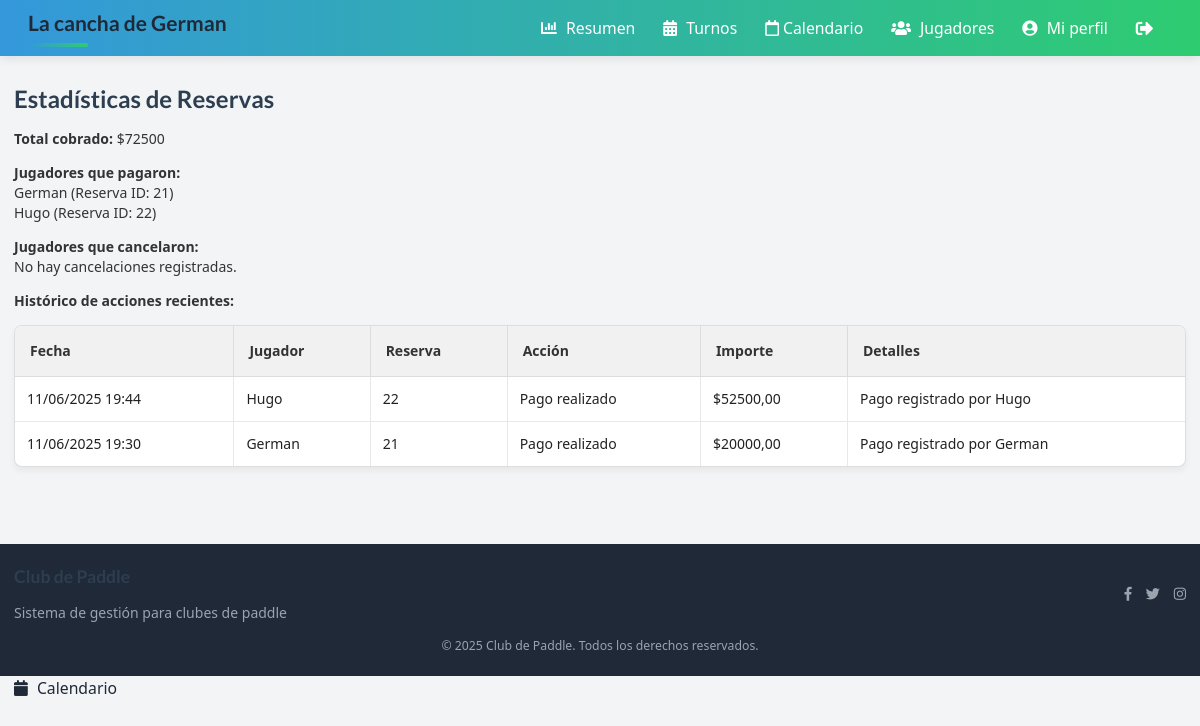
The app's page /estadisticas/, older data.
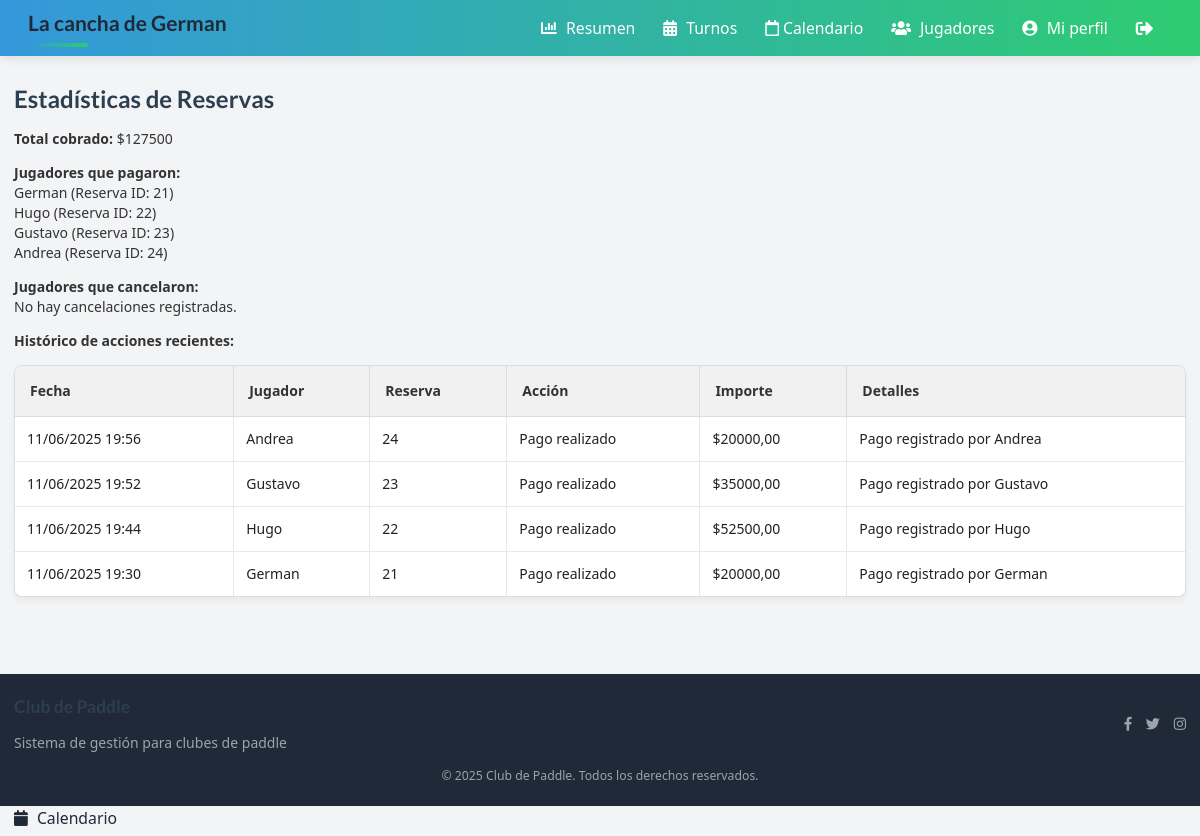
The same page, newer data.
### padel_admin/models.py (models this page shows, shortened)
class Jugadors(models.Model):
    id_jugador = models.CharField(primary_key=True, max_length=10)
    nom = models.CharField(max_length=30)
    cognom = models.CharField(max_length=30)
    nivell = models.IntegerField(
        default=1, validators=[MinValueValidator(1), MaxValueValidator(6)]
    )
    telefon = models.CharField(max_length=13)
    email = models.EmailField(max_length=50)
    contrasenya = models.CharField(max_length=30)
    foto = models.ImageField(upload_to="fotos_jugadores/", blank=True, null=True)

class HistoricoReserva(models.Model):
    ACCION_CHOICES = [
        ("pago", "Pago realizado"),
        ("cancelacion", "Reserva cancelada"),
    ]
    reserva = models.ForeignKey(Reserva, on_delete=models.CASCADE)
    jugador = models.ForeignKey(Jugadors, on_delete=models.CASCADE)
    fecha = models.DateTimeField(auto_now_add=True)
    accion = models.CharField(max_length=20, choices=ACCION_CHOICES)
    importe = models.DecimalField(max_digits=9, decimal_places=2, null=True, blank=True)
    detalles = models.TextField(blank=True, null=True)

class Reserva(models.Model):
    jugador = models.ForeignKey(Jugadors, on_delete=models.CASCADE)
    fecha = models.DateField()
    cancha = models.ForeignKey(Pistes, on_delete=models.CASCADE)
    hora_inicio = models.TimeField()
    hora_fin = models.TimeField()
    recepcionista = models.ForeignKey(
        Recepcionista, on_delete=models.CASCADE, null=True, blank=True
    )
    class Meta:
        unique_together = ("cancha", "fecha", "hora_inicio")

### padel_admin/views_estadisticas.py (the view)
# urls.py: path("estadisticas/", estadisticas_reservas, name="estadisticas_reservas"),
def estadisticas_reservas(request):
    pagos = HistoricoReserva.objects.filter(accion="pago").select_related(
        "jugador", "reserva"
    )
    jugadores_pagaron = pagos.values_list(
        "jugador__nom", "jugador__cognom", "reserva__id"
    ).distinct()
    total_cobrado = pagos.aggregate(total=Sum("importe"))["total"] or 0
    cancelaciones = HistoricoReserva.objects.filter(
        accion="cancelacion"
    ).select_related("jugador", "reserva")
    jugadores_cancelaron = cancelaciones.values_list(
        "jugador__nom", "jugador__cognom", "reserva__id"
    ).distinct()
    historico = HistoricoReserva.objects.select_related("jugador", "reserva").order_by(
        "-fecha"
    )[:100]
    return render(
        request,
        "estadisticas_reservas.html",
        {
            "jugadores_pagaron": jugadores_pagaron,
            "total_cobrado": total_cobrado,
            "jugadores_cancelaron": jugadores_cancelaron,
            "historico": historico,
        },
    )

### padel_admin/templates/estadisticas_reservas.html
{% extends "base.html" %}
{% block content %}
<h2>Estadísticas de Reservas</h2>
<div class="mb-4">
  <strong>Total cobrado:</strong> ${{ total_cobrado }}
</div>
<div class="mb-4">
  <strong>Jugadores que pagaron:</strong>
  <ul>
    {% for nom, cognom, reserva_id in jugadores_pagaron %}
      <li>{{ nom }} {{ cognom }} (Reserva ID: {{ reserva_id }})</li>
    {% empty %}
      <li>No hay pagos registrados.</li>
    {% endfor %}
  </ul>
</div>
<div class="mb-4">
  <strong>Jugadores que cancelaron:</strong>
  <ul>
    {% for nom, cognom, reserva_id in jugadores_cancelaron %}
      <li>{{ nom }} {{ cognom }} (Reserva ID: {{ reserva_id }})</li>
    {% empty %}
      <li>No hay cancelaciones registradas.</li>
    {% endfor %}
  </ul>
</div>
<div class="mb-4">
  <strong>Histórico de acciones recientes:</strong>
  <table class="ui celled table">
    <thead>
      <tr>
        <th>Fecha</th>
        <th>Jugador</th>
        <th>Reserva</th>
        <th>Acción</th>
        <th>Importe</th>
        <th>Detalles</th>
      </tr>
    </thead>
    <tbody>
      {% for h in historico %}
      <tr>
        <td>{{ h.fecha|date:'d/m/Y H:i' }}</td>
        <td>{{ h.jugador.nom }} {{ h.jugador.cognom }}</td>
        <td>{{ h.reserva.id }}</td>
        <td>{{ h.get_accion_display }}</td>
        <td>{% if h.importe %}${{ h.importe }}{% else %}-{% endif %}</td>
        <td>{{ h.detalles }}</td>
      </tr>
      {% empty %}
        <tr><td colspan="6">No hay acciones registradas.</td></tr>
      {% endfor %}
    </tbody>
  </table>
</div>
{% endblock %}

### padel_admin/templates/base.html (shortened to what this page needs)
<!DOCTYPE html>
{% load static %}
<html lang="es">
<head>
    <link href="https://cdn.jsdelivr.net/npm/tailwindcss@2.2.16/dist/tailwind.min.css" rel="stylesheet">
    <link rel="stylesheet" href="https://use.fontawesome.com/releases/v5.0.7/css/all.css">
    <link rel="stylesheet" href="https://cdnjs.cloudflare.com/ajax/libs/semantic-ui/2.4.0/semantic.min.css">
    <link href="{% static 'main.css' %}" rel="stylesheet">
    <link href="{% static 'responsive.css' %}" rel="stylesheet">
</head>
<body class="bg-gray-100">
    <header>
        <nav class="bg-gray-300">
            <div class="mx-auto px-4 sm:px-6 lg:px-8">
                <div class="flex justify-between h-16">
                    <div class="flex items-center">
                        <h1 class="text-2xl font-bold text-gray-800">La cancha de German</h1>
                    </div>
                    <div class="flex items-center">
                        <a href="/estadisticas/" class="text-gray-800 hover:text-black px-4 py-2 rounded-md text-lg font-medium">
                            <i class="fas fa-chart-bar"></i> Resumen
                        </a>
                        <a href="/reserves" class="text-gray-800 hover:text-black px-4 py-2 rounded-md text-lg font-medium">
                            <i class="fas fa-calendar-alt"></i> Turnos
                        </a>
                        <a href="/calendario" class="text-gray-800 hover:text-black px-4 py-2 rounded-md text-lg font-medium">
                            <i class="far fa-calendar"></i> Calendario
                        </a>
                        <a href="/jugadors" class="text-gray-800 hover:text-black px-4 py-2 rounded-md text-lg font-medium">
                            <i class="fas fa-users"></i> Jugadores
                        </a>
                        <a href="/perfil/" class="text-gray-800 hover:text-black px-4 py-2 rounded-md text-lg font-medium">
                            <i class="fas fa-user-circle"></i> Mi perfil
                        </a>
                        <a href="/logout" class="text-gray-800 hover:text-black px-4 py-2 text-xl" title="Cerrar sesión">
                            <i class="fas fa-sign-out-alt"></i>
                        </a>
                    </div>
                </div>
            </div>
        </nav>
    </header>
    <div class="container mx-auto px-4 py-8 fade-in">
        {% block content %}{% endblock %}
    </div>
    <footer class="bg-gray-800 text-white py-6 mt-10">
        <div class="container mx-auto px-4">
            <div class="flex flex-col md:flex-row justify-between items-center">
                <div class="mb-4 md:mb-0">
                    <h3 class="text-xl font-bold">Club de Paddle</h3>
                    <p class="text-gray-400">Sistema de gestión para clubes de paddle</p>
                </div>
                <div class="flex space-x-4">
                    <a href="#" class="text-gray-400 hover:text-white">
                        <i class="fab fa-facebook-f"></i>
                    </a>
                    <a href="#" class="text-gray-400 hover:text-white">
                        <i class="fab fa-twitter"></i>
                    </a>
                    <a href="#" class="text-gray-400 hover:text-white">
                        <i class="fab fa-instagram"></i>
                    </a>
                </div>
            </div>
            <div class="mt-4 text-center text-gray-400 text-sm">
                &copy; {% now "Y" %} Club de Paddle. Todos los derechos reservados.
            </div>
        </div>
    </footer>
<a href="/calendario" class="text-gray-800 hover:text-black px-4 py-2 rounded-md text-lg font-medium">
    <i class="fas fa-calendar"></i> Calendario
</a>
</body>
</html>

### padel_admin/static/main.css (style rules this page uses)
:root { --primary-color: #3498db; --secondary-color: #2ecc71; --accent-color: #e74c3c; --text-color: #333; --light-bg: #f8f9fa; --dark-bg: #343a40; }
body { font-family: 'Segoe UI', Tahoma, Geneva, Verdana, sans-serif; color: var(--text-color); background-color: var(--light-bg); }
nav.bg-gray-300 { background: linear-gradient(to right, #3498db, #2ecc71); box-shadow: 0 2px 10px rgba(0, 0, 0, 0.1); }
nav a { transition: all 0.3s ease; font-weight: 500; color: white !important; }
.container { max-width: 1200px; margin: 0 auto; }
.ui.table { border-radius: 8px !important; overflow: hidden; box-shadow: 0 4px 6px rgba(0, 0, 0, 0.05); }
.ui.table thead th { background-color: #f1f1f1 !important; color: var(--text-color) !important; font-weight: 600 !important; padding: 15px !important; }
.fade-in { animation: fadeIn 0.5s ease forwards; }
.ui.celled.table td { padding: 12px !important; }
i.fas { margin-right: 5px; }
h1, h2, h3 { color: #2c3e50; font-weight: 600; }
h1 { margin-bottom: 30px; position: relative; padding-bottom: 10px; }
h1:after { content: ''; position: absolute; bottom: 0; left: 0; width: 60px; height: 4px; background: linear-gradient(to right, var(--primary-color), var(--secondary-color)); border-radius: 2px; }

### padel_admin/static/responsive.css (style rules this page uses)
:root { --breakpoint-sm: 640px; --breakpoint-md: 768px; --breakpoint-lg: 1024px; --breakpoint-xl: 1280px; }
@media (hover: none) { .ui.button, a { transition: none !important; } }

Row changes from the older to the newer data that the page shows:
now on this page (row unchanged): Jugadors: nom "Gustavo", reserva_id "23"
added Jugadors: nom "Andrea", reserva_id "24"
added HistoricoReserva: fecha "11/06/2025 19:56", jugador.nom "Andrea", reserva.id "24", accion "Pago realizado", importe "20000,00", detalles "Pago registrado por Andrea"
added HistoricoReserva: fecha "11/06/2025 19:52", jugador.nom "Gustavo", reserva.id "23", accion "Pago realizado", importe "35000,00", detalles "Pago registrado por Gustavo"
Text that changed along with them:
{{ total_cobrado }}: "72500" → "127500"
